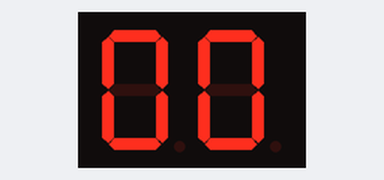
Bench run of a sketch on a simulated ESP32. Shown: 2-digit seven-segment display. Wiring (inferred from the names in the program): 2-digit 7-segment display, segments lit when HIGH: segments GPIO 13, GPIO 4, GPIO 25, GPIO 26, GPIO 27, GPIO 32, GPIO 33, GPIO 22, GPIO 23, GPIO 17, GPIO 5, GPIO 18, GPIO 21, GPIO 19. WiFi joins after 1.5 s; servers stay silent unless stated; no MQTT or app messages arrive unless stated; the segment pins are drawn as the display they are named for; what the sketch prints to the serial monitor is not drawn.

Above: at 0.1 s.
At 2.6 s:
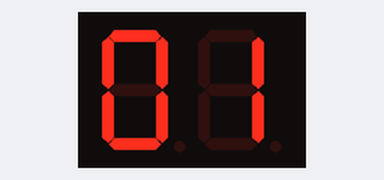
At 11.6 s:
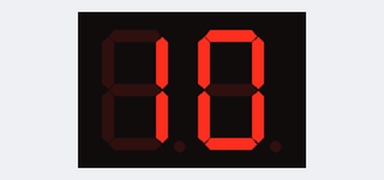
At 20.6 s:
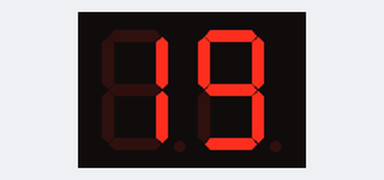
At 29.6 s:
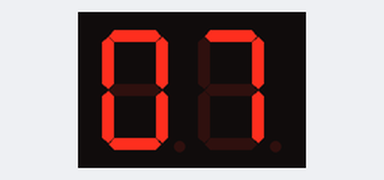
At 38.6 s:
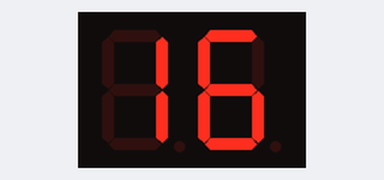

The sketch:

main.ino
```cpp
// Contador 00-20 em dois displays de 7 segmentos + publicação MQTT
// Funciona no Wokwi (rede "Wokwi-GUEST") e em uma placa ESP32 real.

#include <WiFi.h>
#include <PubSubClient.h>

// ======== CONFIGURAÇÃO ========
const char* WIFI_SSID = "WIFI-IOT";   // troque pela sua rede se usar a placa real
const char* WIFI_PASS = "ac5ce1ss0@IOT";

const char* MQTT_HOST = "broker.hivemq.com";
const int   MQTT_PORT = 1883;

// Troque "gabriel-d7" por algo único seu (o broker é público!)
// O site precisa usar exatamente o mesmo prefixo.
const char* TOPICO_ESTADO = "ana-b-d7/display7/estado";
const char* TOPICO_ONLINE = "ana-b-d7/display7/online";

const unsigned long INTERVALO_MS = 1000;  // tempo entre cada número
const int VALOR_MAXIMO = 20;
// ==============================

// Pinos (a, b, c, d, e, f, g) — conforme o diagram.json
// Obs.: o segmento C da unidade está no GPIO 17 no diagrama.
const int pinosUnidade[7] = {22, 23, 17, 5, 18, 21, 19};
const int pinosDezena[7]  = {13, 4, 25, 26, 27, 32, 33};

// Cada bit = um segmento (bit0 = a ... bit6 = g)
const uint8_t digitos[10] = {
  0b0111111, // 0
  0b0000110, // 1
  0b1011011, // 2
  0b1001111, // 3
  0b1100110, // 4
  0b1101101, // 5
  0b1111101, // 6
  0b0000111, // 7
  0b1111111, // 8
  0b1101111  // 9
};

WiFiClient wifiClient;
PubSubClient mqtt(wifiClient);

int valor = 0;
unsigned long ultimoPasso = 0;
unsigned long ultimaTentativaMqtt = 0;
String clientId;

void mostrarDigito(const int pinos[7], int d) {
  for (int i = 0; i < 7; i++) {
    digitalWrite(pinos[i], (digitos[d] >> i) & 1 ? HIGH : LOW);
  }
}

void mostrarValor(int v) {
  mostrarDigito(pinosDezena, v / 10);
  mostrarDigito(pinosUnidade, v % 10);
}

void conectarWifi() {
  Serial.printf("Conectando ao WiFi %s ", WIFI_SSID);
  WiFi.mode(WIFI_STA);
  WiFi.begin(WIFI_SSID, WIFI_PASS);
  unsigned long inicio = millis();
  while (WiFi.status() != WL_CONNECTED && millis() - inicio < 15000) {
    delay(250);
    Serial.print(".");
  }
  if (WiFi.status() == WL_CONNECTED) {
    Serial.printf("\nWiFi OK, IP: %s\n", WiFi.localIP().toString().c_str());
  } else {
    Serial.println("\nSem WiFi (o contador continua rodando).");
  }
}

// Reconexão sem travar o contador
void garantirMqtt() {
  if (mqtt.connected()) return;
  if (WiFi.status() != WL_CONNECTED) {
    if (millis() - ultimaTentativaMqtt > 10000) {
      ultimaTentativaMqtt = millis();
      WiFi.reconnect();
    }
    return;
  }
  if (millis() - ultimaTentativaMqtt < 5000) return;
  ultimaTentativaMqtt = millis();

  Serial.print("Conectando ao MQTT... ");
  // Last Will: se o ESP cair, o broker publica "offline"
  if (mqtt.connect(clientId.c_str(), nullptr, nullptr, TOPICO_ONLINE, 0, true, "offline")) {
    Serial.println("OK");
    mqtt.publish(TOPICO_ONLINE, "online", true);
  } else {
    Serial.printf("falhou (rc=%d)\n", mqtt.state());
  }
}

void publicarEstado() {
  if (!mqtt.connected()) return;
  char json[160];
  snprintf(json, sizeof(json),
           "{\"valor\":%d,\"dezena\":%d,\"unidade\":%d,\"uptime\":%lu,\"rssi\":%d}",
           valor, valor / 10, valor % 10, millis() / 1000, WiFi.RSSI());
  mqtt.publish(TOPICO_ESTADO, json, true);  // retained: o site recebe o último valor ao abrir
  Serial.printf("Publicado: %s\n", json);
}

void setup() {
  Serial.begin(115200);
  for (int i = 0; i < 7; i++) {
    pinMode(pinosUnidade[i], OUTPUT);
    pinMode(pinosDezena[i], OUTPUT);
  }
  mostrarValor(0);

  clientId = "esp32-d7-" + String((uint32_t)ESP.getEfuseMac(), HEX);
  conectarWifi();
  mqtt.setServer(MQTT_HOST, MQTT_PORT);
}

void loop() {
  garantirMqtt();
  mqtt.loop();

  if (millis() - ultimoPasso >= INTERVALO_MS) {
    ultimoPasso = millis();
    mostrarValor(valor);
    publicarEstado();
    valor = (valor + 1) % (VALOR_MAXIMO + 1);
  }
}
```

Measured:
- what the display in image 1 shows lasts 1.0 s, from 2.5 s to 3.5 s
